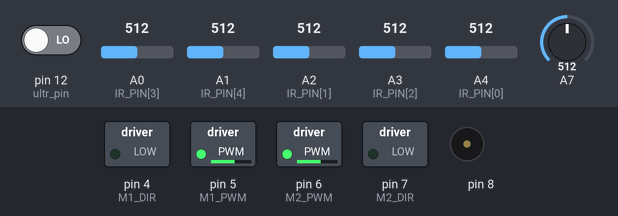
Bench run of a sketch on a simulated Arduino Nano, built with avr-gcc and run on an emulated ATmega328P. On the bench: switched loads named in the sketch (green lamp = pin HIGH), buzzer (waves = sounding). The test bench sets the inputs (shaded band); at power-on: A3 (IR_PIN[2]) = 512, A7 = 512, pin 12 (ultr_pin) LOW, A0 (IR_PIN[3]) = 512, A1 (IR_PIN[4]) = 512, A2 (IR_PIN[1]) = 512, A4 (IR_PIN[0]) = 512. What the sketch prints to the serial monitor is not drawn.

Above: at 0.8 s.
0.9 s: A3 (IR_PIN[2]) set to 528
At 2.9 s:
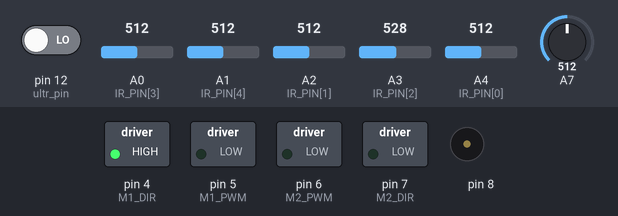
3.5 s: A7 set to 5
At 5.7 s:
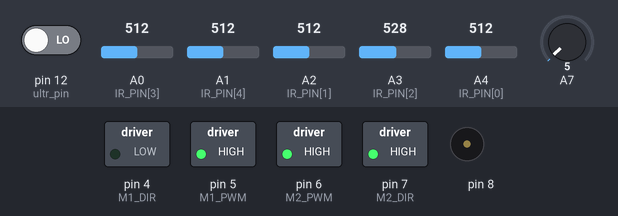
6.0 s: A7 set to 95
7.5 s: A7 set to 106
At 8.6 s:
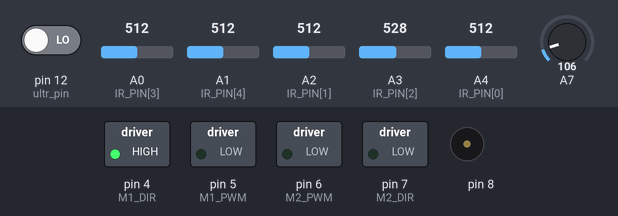
Timing chart, 0 to 10.4 s (numbered marks = the images above; inputs shaded):
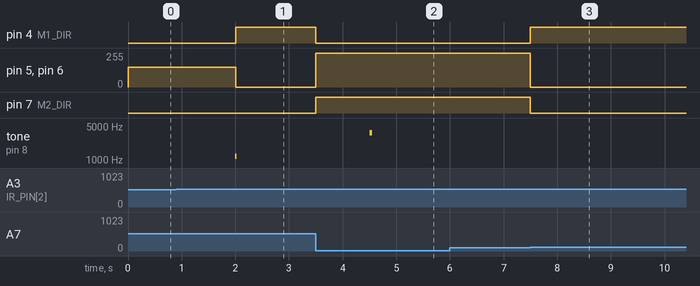

Measured:
- the behaviour switches between 512 and 513 on A3 (IR_PIN[2]) (found by bisection; images 0 and 1)
- the behaviour switches between 99 and 100 on A7 (found by bisection; images 2 and 3)
- after the input at 0.9 s, pin 4 (M1_DIR): LOW → HIGH after 1.1 s; pin 5 (M1_PWM), pin 6 (M2_PWM): 150/255 → 0/255 after 1.1 s
- after the input at 3.5 s, pin 4 (M1_DIR): HIGH → LOW at once; pin 5 (M1_PWM), pin 6 (M2_PWM): 0/255 → 255/255 at once; pin 7 (M2_DIR): LOW → HIGH at once; tone on pin 8: silent → 3600 Hz after 1.0 s, → silent 0.05 s later
- after the input at 7.5 s, pin 4 (M1_DIR): LOW → HIGH at once; pin 5 (M1_PWM), pin 6 (M2_PWM): 255/255 → 0/255 at once; pin 7 (M2_DIR): HIGH → LOW at once

The sketch:

mbot_main.ino
```cpp
#include "ir.h"

#include "motor.h"
#include "pid.h"

unsigned long start_time = 0;
unsigned long start_run_time = 0;
int stop_count = 0;


float read_ultrasonic() {
    const int ultr_pin = 12;

    long duration;
    float distance;

    pinMode(ultr_pin, OUTPUT);
    digitalWrite(ultr_pin, HIGH);
    delayMicroseconds(2);
    digitalWrite(ultr_pin, LOW);
    delayMicroseconds(10);
    digitalWrite(ultr_pin, HIGH);

    delayMicroseconds(10);

    pinMode(ultr_pin, INPUT);

    duration = pulseIn(ultr_pin, HIGH, 3000);
    distance = duration * 0.034 / 2;
    return distance;
}

void avoidance(){
    static unsigned long utl_start_time = 0;

    if(millis() - utl_start_time > 30){
        utl_start_time = millis();

        float d = read_ultrasonic();
        Serial.print("ultrasonic: ");
        Serial.println(d);
        if(d < 15 && d > 0){
            motor_write(200, 0);
            delay(300);

            motor_write(130, 255);
            delay(800);

            motor_write(160, 80);
            delay(190);

            motor_write(150, 150);
            // while(1){}
        }


    }


}

void setup(){
    pinMode(8, OUTPUT);

    Serial.begin(115200);
    motor_setup();

    pinMode(A7, INPUT_PULLUP);


    // start calibration the ir sensor, it will rotate the robot
    // and find the max and min value of the ir sensor
    start_time = millis();
    motor_write(150, -150);
    while(millis() - start_time < 2000){
        ir_read(true);
        ir_print_data();
    }

    tone(8, 1200, 20);

    // keep slow rotating to stop at middle of the black line
    motor_write(80, -80);
    start_time = millis();
    while(millis() - start_time < 5000){
        ir_read(true);
        ir_print_data();
        if(float(ir_data[2]-ir_min[2]) / float(ir_max[2]-ir_min[2]) > 0.7){
            break;
        }
    }
    motor_write(0, 0);

    tone(8, 1200, 20);

    ir_print_range();
    // ir_print_error();

    // wait for the user to press the button
    while(analogRead(A7) > 30){}
    start_run_time = millis();


    // while(1){
    //     float err = ir_read(true);
    //     Serial.println(err);
    //     delay(100);
    // }


    // irdebug
    // while(1){
    //     ir_read(false);
    //     // ir_print_data(false);
    //     ir_print_norm_data(false);
    //     ir_print_error();
    //     delay(100);
    // }

    // irdebug
    // while(1){
    //     ir_read(false);
    //     float res = calc_ir_digital_error();
    //     ir_print_data(false);
    //     ir_print_norm_data(false);
    //     ir_print_digital_data(false);
    //     Serial.print("ir_digital_error: ");Serial.println(res);

    // }


}

void loop(){
    static bool stable_flag = true;
    static int stable_cnt = 0;
    const unsigned long update_time = 1;

    if (millis() - start_time > update_time){


    bool stable = (ir_digital_data[2] || ir_digital_data[1] || ir_digital_data[3]) && !ir_digital_data[0] && !ir_digital_data[4];
    if(stable){
        stable_cnt++;
        if(stable_cnt > 120){
            stable_flag = true;
        }
    }
    else{
        stable_cnt = 0;
        stable_flag = false;
    }

    bool update = true;
    if(stable_flag){
        //############# fast pid #############
        // start_time = millis();
        float error = ir_read(update);
        pid(error , update_time);
        motor_write(LMotorSpeed, RMotorSpeed);
    }
    else{
        //############# slow pid #############
        ir_read(update);
        float error = calc_ir_digital_error();
        pid_slow(error, update_time);
        motor_write(LMotorSpeed, RMotorSpeed);

        // Serial.print("ir_digit_error: ");Serial.print(error);Serial.print("\t");
        // ir_print_digital_data();
    }

    avoidance();

    } // end of if (millis() - start_time > update_time)

    // all ir is not triger
    bool stop_dect = ir_digital_data[0] && ir_digital_data[1] && ir_digital_data[2] && ir_digital_data[3] && ir_digital_data[4];
    if(stop_dect && millis()-start_run_time > 20000){
        stop_count++;
        if(stop_count > 20){
            motor_write(0, 0);
            while(1){}
        }

    }


    // button stop
    // if(stop ||analogRead(A7) < 30 || Serial.available() > 0){
    if((analogRead(A7) < 30 && millis()-start_run_time > 1000) || Serial.available() > 0){
        tone(8, 3600, 50);
        Serial.println("A7");
        while(analogRead(A7) < 100){}
        motor_write(0, 0);
        while (1){
            ir_read(false);
            ir_print_error();

            if(analogRead(A7) < 30 || Serial.available() > 0){
                delay(100);
                break;
            }

        }
    }

}
```

ir.h
```cpp
#define IR_DEBUG

//
// int IR_BLACK[IR_CNT] = {930 , 908 , 901 , 902 , 931};
// int IR_WHITE[IR_CNT] = { 32 ,  30 ,  29 ,  29 , 37 };

int IR_CNT = 5;
int IR_PIN[5] = {18, 16, 17, 14, 15};
float IR_WEIGHT[5] = { 1,2,3,4,5 };


// max is black , min is white
int ir_max[5] = {0, 0, 0, 0, 0};
int ir_min[5] = {1023, 1023, 1023, 1023, 1023};
int ir_data[5] = {0, 0, 0, 0, 0}; // raw data
double ir_norm_data[5] = {0, 0, 0, 0, 0};
float ir_error = 0;


float ir_digital_weight[5] = { -2 , -1 , 0 , 1 , 2 };
bool ir_digital_data[5];
float ir_digital_error = 0;


// if car not stop at middle of the black line
// will use this function to calculate error
// when black all out of range , will check last error > 0 or not
// if last error > 0 , means car is on the right side of the black line , so error = 3
// if last error < 0 , means car is on the left side of the black line , so error = -3
float calc_ir_digital_error(){
    static float last_digital_error = 0;
    // merge all digital data to one byte
    // 0b00000
    byte dig_ir_data = ir_digital_data[0]<<4 | ir_digital_data[1]<<3 | ir_digital_data[2]<<2 | ir_digital_data[3]<<1 | ir_digital_data[4];

    if(dig_ir_data == 0b00100){
        last_digital_error = 0;
        return 0;
    }
    else if(dig_ir_data == 0b00000){
        if(last_digital_error == 0){
            return 0;
        }
        else if(last_digital_error > 0){
            return 3.5;
        }
        else{
            return -3.5;
        }
    }
    else{
        int cnt_trigger = 0;
        float error = 0;
        for(int i=0 ; i<5 ; i++){
            if(ir_digital_data[i]){
                error += ir_digital_weight[i];
                cnt_trigger++;
            }
        }
        // error /= cnt_trigger; // kp 90
        last_digital_error = error;
        return  error;
    }
}


float ir_read(bool update_range){
    // save ir data and update range if needed
    for(int i=0 ; i<IR_CNT ; i++){
        ir_data[i] = analogRead(IR_PIN[i]);
        if(update_range){
            if(ir_data[i] > ir_max[i]){
                ir_max[i] = ir_data[i];
            }
            if(ir_data[i] < ir_min[i]){
                ir_min[i] = ir_data[i];
            }
        }
    }

    // normalize data
    for(int i=0 ; i<IR_CNT ; i++){
        ir_norm_data[i] = float(ir_data[i] - ir_min[i]) / float(ir_max[i] - ir_min[i]);
        // debug

        // // Serial.print("\n\n");
        // Serial.print("x");Serial.print(ir_data[i]);Serial.print("\t");
        // Serial.print("max");Serial.print(ir_max[i]);Serial.print("\t");
        // Serial.print("min");Serial.print(ir_min[i]);Serial.print("\t");

        // //u
        // Serial.print("u");Serial.print(float(ir_data[i] - ir_min[i]));Serial.print("\t");

        // //d
        // Serial.print("d");Serial.print(float(ir_max[i] - ir_min[i]));Serial.print("\t");


        // Serial.print("n");Serial.print(ir_norm_data[i]);Serial.println("\t");


    }

    // save digital data
    for(int i=0 ; i<IR_CNT ; i++){
        ir_digital_data[i] = ir_norm_data[i] > 0.5;
    }


    // calculate error
    ir_error = 0;
    for(int i=0 ; i<IR_CNT ; i++){
        ir_error += ir_norm_data[i] * IR_WEIGHT[i];
    }

    // Serial.print("[debug] Error:\t");Serial.println(ir_error);

    float ir_sum = 0;
    for(int i=0 ; i<IR_CNT ; i++){
        ir_sum += ir_norm_data[i];
    }

    if(ir_sum == 0){
        ir_error = 0;
    }
    else{
        ir_error = ir_error / ir_sum - 3.0;
    }


    return ir_error;
}


void ir_print_range(bool endline = true){
    Serial.println("\t\t###IR Range###");
    Serial.print("MAX:\t");for(int i=0 ; i<IR_CNT ; i++){Serial.print(ir_max[i]);Serial.print("\t");}
    Serial.println();
    Serial.print("MIN:\t");for(int i=0 ; i<IR_CNT ; i++){Serial.print(ir_min[i]);Serial.print("\t");}
    if(endline)Serial.println();
}

void ir_print_data(bool endline = true){
    for(int i=0 ; i<IR_CNT ; i++){Serial.print(ir_data[i]);Serial.print("\t");}
    if(endline)Serial.println();
}

void ir_print_digital_data(bool endline = true){
    for(int i=0 ; i<IR_CNT ; i++){Serial.print(ir_digital_data[i]);Serial.print("\t");}
    if(endline)Serial.println();
}

void ir_print_norm_data(bool endline = true){
    for(int i=0 ; i<IR_CNT ; i++){Serial.print(ir_norm_data[i]);Serial.print("\t");}
    if(endline)Serial.println();
}

void ir_print_error(bool endline = true){
    Serial.print("IR Error:\t");Serial.print(ir_error);
    if(endline)Serial.println();
}
```

motor.h
```cpp
#define M1_DIR 4
#define M1_PWM 5
#define M2_DIR 7
#define M2_PWM 6

#define M1_FORWARD 0
#define M1_BACKWARD 1
#define M2_FORWARD 1
#define M2_BACKWARD 0


void motor_setup(){
    pinMode(M1_DIR, OUTPUT);
    pinMode(M1_PWM, OUTPUT);
    pinMode(M2_DIR, OUTPUT);
    pinMode(M2_PWM, OUTPUT);

    digitalWrite(M1_DIR, M1_FORWARD);
    digitalWrite(M2_DIR, M2_FORWARD);
}

void motor_write(int left_speed, int right_speed){
    if(left_speed > 0){
        digitalWrite(M1_DIR, M1_FORWARD);
    }else{
        digitalWrite(M1_DIR, M1_BACKWARD);
        left_speed = -left_speed;
    }

    if(right_speed > 0){
        digitalWrite(M2_DIR, M2_FORWARD);
    }else{
        digitalWrite(M2_DIR, M2_BACKWARD);
        right_speed = -right_speed;
    }

    if(left_speed > 255)
        left_speed = 255;
    if(right_speed > 255)
        right_speed = 255;
    if(left_speed < 0)
        left_speed = 0;
    if(right_speed < 0)
        right_speed = 0;

    analogWrite(M1_PWM, left_speed);
    analogWrite(M2_PWM, right_speed);
}
```

pid.h
```cpp
int LMotorSpeed = 0;
int RMotorSpeed = 0;

// V1
// #define kp 270
// #define ki 0
// #define kd 100

// V2 // speed 200
#define kp 110
#define ki 0
#define kd 0

void pid(float error , float dt){
    static float last_error = 0;
    static float integral = 0;
    float derivative;

    integral += error*dt;
    derivative = (error-last_error)/dt;
    int out = kp*error + ki*integral + kd*derivative;

    // v1
    // int Ltarget_speed = 150;
    // int Rtarget_speed = 150;
    // LMotorSpeed = Ltarget_speed + out;
    // RMotorSpeed = Rtarget_speed - out;

    // v2
    int tgspeed = 255;
    if(out>0){
        LMotorSpeed = tgspeed;
        RMotorSpeed = tgspeed - out*2;
    }
    else{
        LMotorSpeed = tgspeed + out*2;
        RMotorSpeed = tgspeed;
    }

}


#define kp_slow 45
#define ki_slow 0
#define kd_slow 0

// speed 160 , kp 40

void pid_slow(float error , float dt){
    // use ir digital data
    static float last_error = 0;
    static float integral = 0;
    float derivative;

    integral += error*dt;
    derivative = (error-last_error)/dt;
    int out = kp_slow*error + ki_slow*integral + kd_slow*derivative;

    // v1
    int Ltarget_speed = 210;
    int Rtarget_speed = 210;
    LMotorSpeed = Ltarget_speed + out;
    RMotorSpeed = Rtarget_speed - out;


    // cut the speed range -40~40, bbcause the motor can't run at low speed
    const int min_speed = 30;
    if(LMotorSpeed<min_speed){
        LMotorSpeed -= 2*min_speed;
    }
    if(RMotorSpeed<min_speed){
        RMotorSpeed -= 2*min_speed;
    }

}
```
